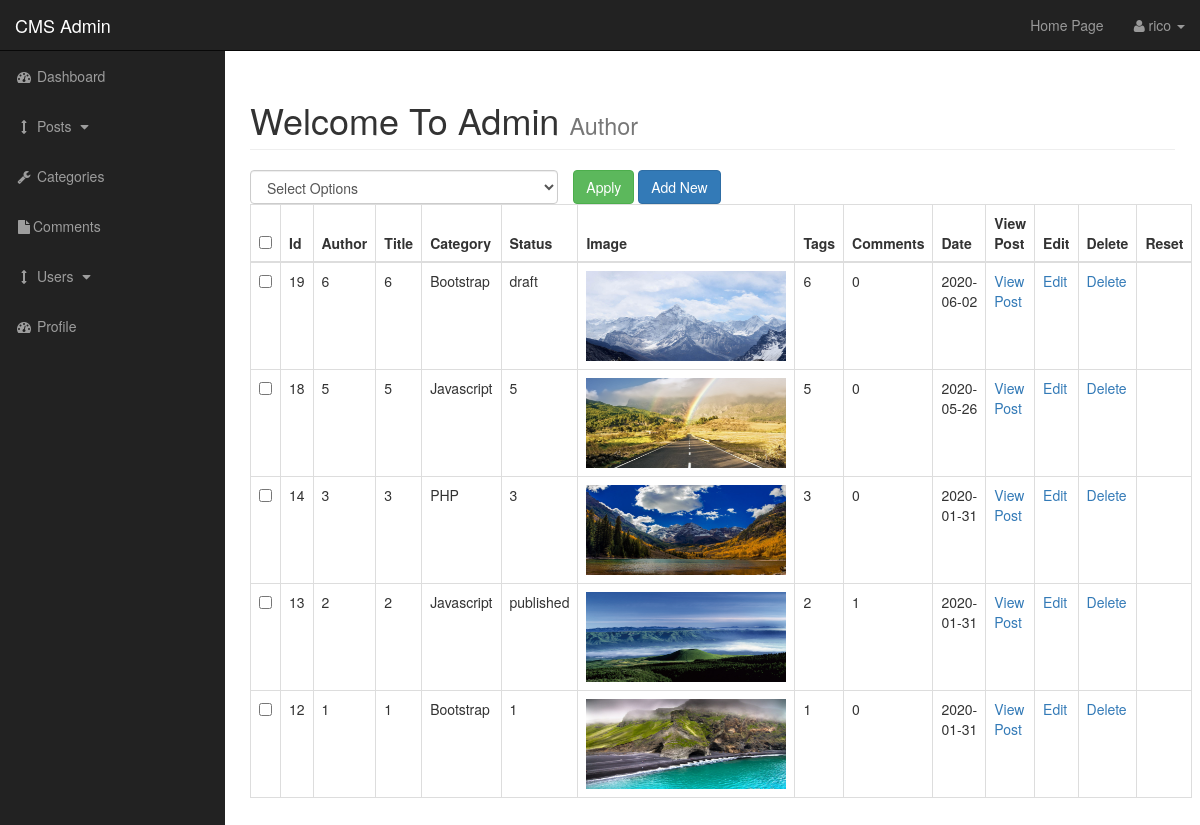
/admin/posts.php (signed in), run on an earlier commit of the app's database.
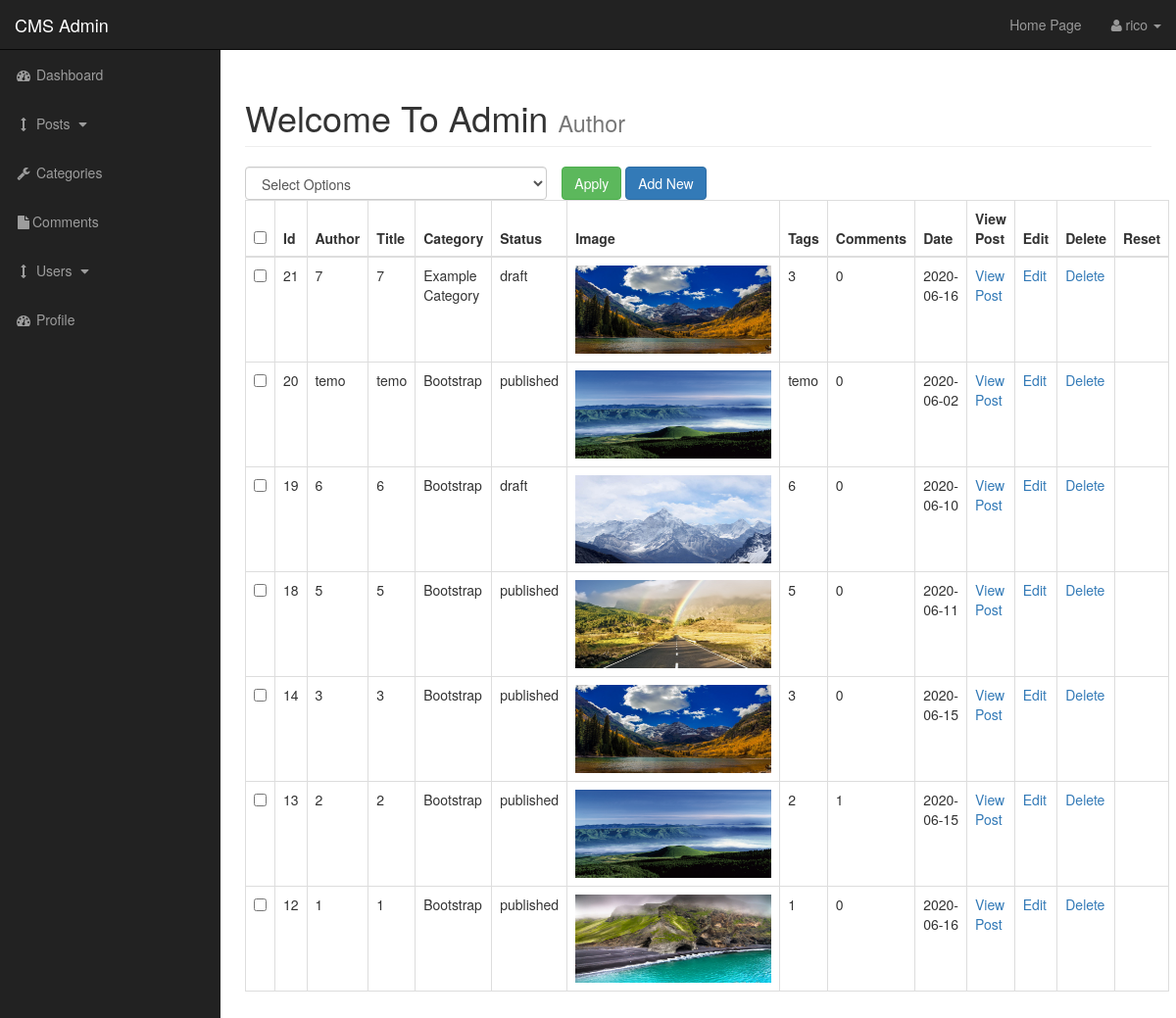
And on a later commit of the database.
### tables this page shows
CREATE TABLE `posts` (
  `post_id` int(3) NOT NULL,
  `post_category_id` int(3) NOT NULL,
  `post_title` varchar(255) NOT NULL,
  `post_author` varchar(255) NOT NULL,
  `post_date` date NOT NULL,
  `post_image` text NOT NULL,
  `post_content` text NOT NULL,
  `post_tags` varchar(255) NOT NULL,
  `post_comment_count` int(11) NOT NULL,
  `post_status` varchar(255) NOT NULL DEFAULT 'draft'
);

CREATE TABLE `categories` (
  `cat_id` int(3) NOT NULL,
  `cat_title` varchar(255) NOT NULL
);

### admin/includes/view_all_posts.php (the view, shortened to what this page needs)
<form action="" method="post">
<table class="table table-bordered table-hover">
    <div id="bulkOptionsContainer" class="col-xs-4">
        <select class="form-control" name="bulk_options" id="">
            <option value="">Select Options</option>
        </select>
    </div>
    <div class="col-xs-4">
        <input type="submit" name="submit" class="btn btn-success" value="Apply">
        <a class="btn btn-primary" href="posts.php?source=add_post">Add New</a>
    </div>
    <thead>
    <tr>
        <th><input id="selectAllBoxes" type="checkbox"></th>
        <th>Id</th>
        <th>Author</th>
        <th>Title</th>
        <th>Category</th>
        <th>Status</th>
        <th>Image</th>
        <th>Tags</th>
        <th>Comments</th>
        <th>Date</th>
        <th>View Post</th>
        <th>Edit</th>
        <th>Delete</th>
        <th>Reset</th>
    </tr>
    </thead>
    <tbody>
    <?php
    $query = "SELECT * FROM posts ORDER BY post_id DESC ";
    $select_post = mysqli_query($connection,$query);
    while($row = mysqli_fetch_assoc($select_post)){
        $post_id = $row['post_id'];
        $post_author = $row['post_author'];
        $post_title = $row['post_title'];
        $post_category_id = $row['post_category_id'];
        $post_status = $row['post_status'];
        $post_image = $row['post_image'];
        $post_tags = $row['post_tags'];
        $post_comment_count = $row['post_comment_count'];
        $post_date = $row['post_date'];
        $post_views_count = $row['post_views_count'];
    echo "<tr>";
    ?>
    <td><input class='checkBoxes' type='checkbox' name='checkBoxArray[]' value="<?php echo $post_id ?>"></td>
    <?php
    echo "<td>$post_id</td>";
    echo "<td>$post_author</td>";
    echo "<td>$post_title</td>";
    $query = "SELECT * FROM categories WHERE cat_id = $post_category_id ";
            $select_categories_id = mysqli_query($connection, $query);
            while ($row = mysqli_fetch_assoc($select_categories_id)) {
                $cat_title = $row['cat_title'];
                echo "<td>$cat_title</td>";
}
    echo "<td>$post_status</td>";
    echo "<td><img width='200' height='90' src='../images/$post_image'></td>";
    echo "<td>$post_tags</td>";
    echo "<td>$post_comment_count</td>";
    echo "<td>$post_date</td>";
    echo "<td><a href='../post.php?p_id={$post_id}'>View Post</a></td>";
    echo "<td><a href='posts.php?source=edit_post&p_id={$post_id}'>Edit</a></td>";
    echo "<td><a onClick=\" javascript: return confirm('Are you shure you want to delete') \" href='posts.php?delete={$post_id}'>Delete</a></td>";
    echo "<td><a href='posts.php?reset={$post_id}'>$post_views_count</a></td>";
    echo "</tr>";
    }
    ?>
    </tbody>
</table>
</form>

### admin/includes/admin_header.php (shortened to what this page needs)
<!DOCTYPE html>
<html lang="en">
<head>
    <link href="css/bootstrap.min.css" rel="stylesheet">
    <link href="css/sb-admin.css" rel="stylesheet">
    <link href="font-awesome/css/font-awesome.min.css" rel="stylesheet" type="text/css">
    <link href="css/styles.css" rel="stylesheet">
</head>
<body>

### admin/posts.php (shortened to what this page needs)
<?php include "includes/admin_header.php"?>
<div id="wrapper">
    <?php include "includes/admin_navigation.php"?>
    <div id="page-wrapper">
        <div class="container-fluid">
            <div class="row">
                <div class="col-lg-12">
                    <h1 class="page-header">
                        Welcome To Admin
                        <small>Author</small>
                    </h1>
                    <?php
                        if (isset($_GET['source'])){
                            $source = $_GET['source'];
                        } else {
                            $source = '';
                        }
                        switch($source) {
                            default:
                                include "includes/view_all_posts.php";
                        }
                    ?>
                </div>
            </div>
        </div>
    </div>
    <?php include "includes/admin_footer.php"?>

### admin/includes/admin_navigation.php (shortened to what this page needs)
<nav class="navbar navbar-inverse navbar-fixed-top" role="navigation">
    <div class="navbar-header">
        <a class="navbar-brand" href="index.php">CMS Admin</a>
    </div>
    <ul class="nav navbar-right top-nav">
        <li><a href="../index.php">Home Page</a></li>
        <li class="dropdown">
            <a href="#" class="dropdown-toggle" data-toggle="dropdown"><i class="fa fa-user"></i>
                <?php
                   if (isset($_SESSION['username'])){
                       echo $_SESSION['username'];
                   }
                ?> <b class="caret"></b></a>
        </li>
    </ul>
    <div class="collapse navbar-collapse navbar-ex1-collapse">
        <ul class="nav navbar-nav side-nav">
            <li>
                <a href="index.php"><i class="fa fa-fw fa-dashboard"></i> Dashboard</a>
            </li>
            <li>
                <a href="javascript:;" data-toggle="collapse" data-target="#posts_dropdown"><i class="fa fa-fw fa-arrows-v"></i> Posts <i class="fa fa-fw fa-caret-down"></i></a>
            </li>
            <li>
                <a href="./categories.php"><i class="fa fa-fw fa-wrench"></i> Categories </a>
            </li>
            <li>
                <a href="./comments.php"><i class="fa fa-fw fa-file"></i>Comments </a>
            </li>
            <li>
                <a href="javascript:" data-toggle="collapse" data-target="#demo"><i class="fa fa-fw fa-arrows-v"></i> Users <i class="fa fa-fw fa-caret-down"></i></a>
            </li>
            <li>
                <a href="profile.php"><i class="fa fa-fw fa-dashboard"></i> Profile</a>
            </li>
        </ul>
    </div>
</nav>

### admin/includes/admin_footer.php (shortened to what this page needs)
 </div>
</body>
</html>

### admin/css/sb-admin.css (style rules this page uses)
body { margin-top: 100px; background-color: #222; }
@media (min-width:768px) { body { margin-top: 50px; } }
#wrapper { padding-left: 0; }
#page-wrapper { width: 100%; padding: 0; background-color: #fff; }
@media (min-width:768px) { #wrapper { padding-left: 225px; } }
@media (min-width:768px) { #page-wrapper { padding: 10px; } }
.top-nav { padding: 0 15px; }
.top-nav>li { display: inline-block; float: left; }
.top-nav>li>a { padding-top: 15px; padding-bottom: 15px; line-height: 20px; color: #999; }
@media (min-width:768px) { .side-nav { position: fixed; top: 51px; left: 225px; width: 225px; margin-left: -225px; border: none; border-radius: 0; overflow-y: auto; background-color: #222; } }
@media (min-width:768px) { .side-nav>li>a { width: 225px; } }
#bulkOptionsContainer { padding:0px; }

What changed in the data, as far as the page shows it:
added posts: post_id "21", post_author "7", post_title "7", post_status "draft", post_image (picture), post_tags "3", post_comment_count "0", post_date "2020-06-16"
now on this page (row unchanged): categories: cat_title "Example Category", shown under "21"
added posts: post_id "20", post_author "temo", post_title "temo", post_status "published", post_image (picture), post_tags "temo", post_comment_count "0", post_date "2020-06-02", categories (cat_title "Bootstrap")
changed posts id 19: post_date "2020-06-02" → "2020-06-10"
changed posts id 18: loses categories (cat_title "Javascript"); gains categories (cat_title "Bootstrap"); post_status "5" → "published"; post_date "2020-05-26" → "2020-06-11"
changed posts id 14: loses categories (cat_title "PHP"); gains categories (cat_title "Bootstrap"); post_status "3" → "published"; post_date "2020-01-31" → "2020-06-15"
changed posts id 13: loses categories (cat_title "Javascript"); gains categories (cat_title "Bootstrap"); post_date "2020-01-31" → "2020-06-15"
changed posts id 12: post_status "1" → "published"; post_date "2020-01-31" → "2020-06-16"
